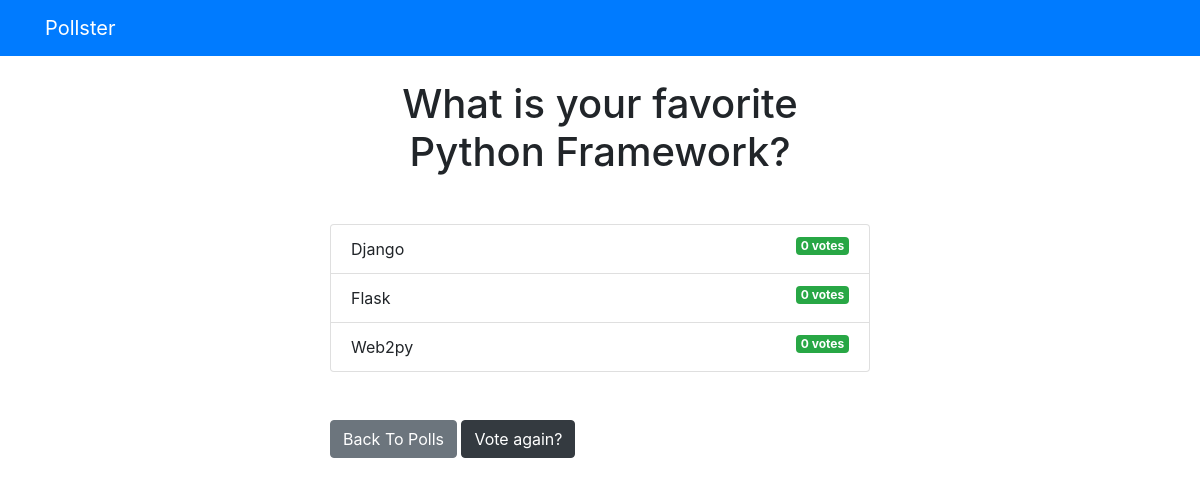
/polls/1/results/, run on an earlier commit of the app's database.
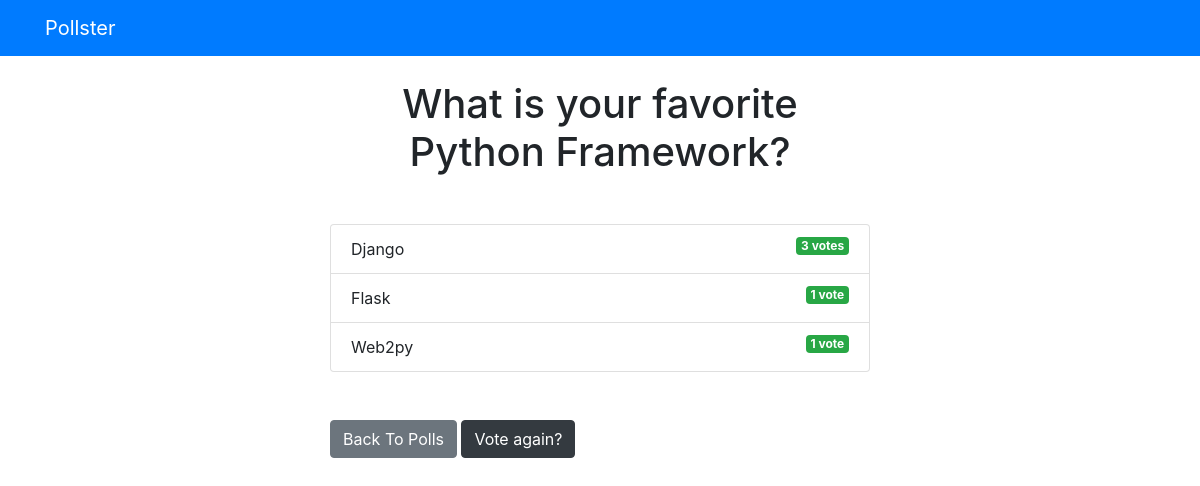
And on a later commit of the database.
### polls/models.py (models this page shows, shortened)
class Question(models.Model):
    question_text = models.CharField(max_length=300)
    pub_date = models.DateTimeField("Date published")

class Choice(models.Model):
    question = models.ForeignKey(Question, on_delete=models.CASCADE)
    choice_text = models.CharField(max_length=300)
    votes = models.IntegerField(default=0)

### polls/views.py (the view)
# urls.py: path("<int:question_id>/results/", views.results, name="results"),
def results(request, question_id):
  question = get_object_or_404(Question, pk=question_id)
  return render(request, 'polls/results.html', { 'question': question })

### templates/polls/results.html
{% extends 'base.html' %}
{% block content %}
<h1 class="mb-5 text-center">{{ question.question_text }}</h1>
<ul class="list-group mb-5">
	{% for choice in question.choice_set.all %}
	<li class="list-group-item">
		{{ choice.choice_text }}  <span class="badge badge-success float-right">{{ choice.votes }} vote{{ choice.votes | pluralize }}</span>
	</li>
	{% endfor %}
</ul>
<a class="btn btn-secondary" href="{% url 'polls:index' %}">Back To Polls</a>
<a class="btn btn-dark" href="{% url 'polls:detail' question.id %}">Vote again?</a>
{% endblock %}

### templates/base.html (shortened to what this page needs)
<!DOCTYPE html>
<html lang="en">
  <head>
    <link
      rel="stylesheet"
      href="https://stackpath.bootstrapcdn.com/bootstrap/4.3.1/css/bootstrap.min.css"
    />
  </head>
  <body>
    {% include 'partials/_navbar.html' %}
    <div class="container">
      <div class="row">
        <div class="col-md-6 m-auto">
          {% block content %}{% endblock %}
        </div>
      </div>
    </div>
  </body>
</html>

### templates/partials/_navbar.html
<nav class="navbar navbar-dark bg-primary mb-4">
	<div class="container">
		<a class="navbar-brand" href="/">Pollster</a>
	</div>
</nav>

What changed in the data, as far as the page shows it:
changed Choice "Django": votes "0" → "3"
changed Choice "Flask": votes "0" → "1"; votes|pluralize "s" → (not shown)
changed Choice "Web2py": votes "0" → "1"; votes|pluralize "s" → (not shown)
